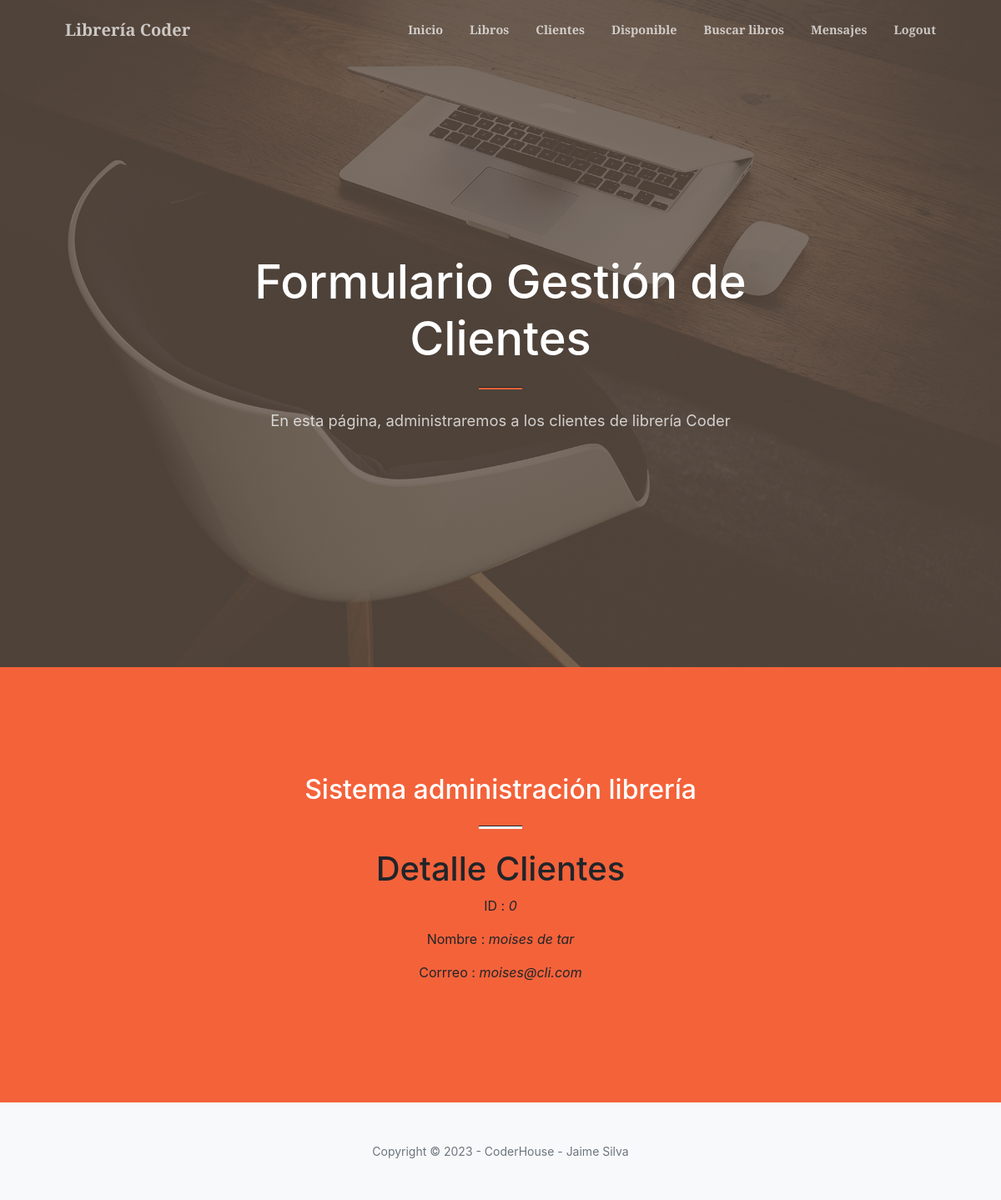
/milibreria/clientes/0 (signed in), run on an earlier commit of the app's database.
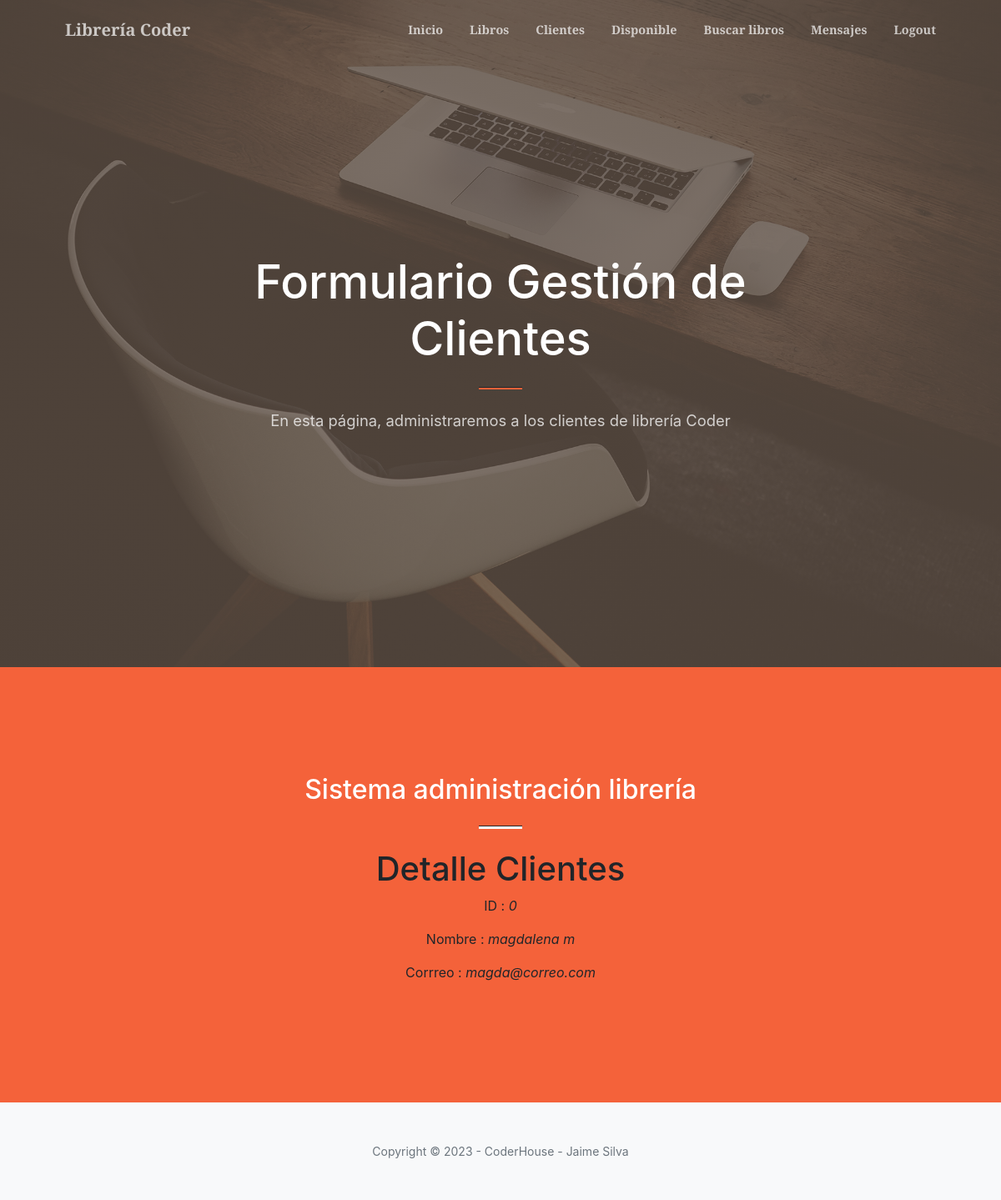
And on a later commit of the database.
### miLibreria/models.py (models this page shows, shortened)
class cliente(models.Model):
    numeroCli = models.AutoField(primary_key=True)
    nombreCli = models.CharField(max_length=200)
    correoCli = models.EmailField(max_length=200)

### miLibreria/views.py (the view)
# urls.py: path('clientes/<pk>', ClienteDetalle.as_view(), name="cliente_detalle"),
class ClienteDetalle(LoginRequiredMixin,DetailView):
    model = cliente
    template_name = 'cliente_detalle.html'

### miLibreria/templates/cliente_detalle.html
{% extends 'padre.html' %}
{% load static %}
{% block titulo %}  Formulario Gestión de Clientes {% endblock titulo %}
{% block descripcion_titulo %} En esta página, administraremos a los clientes de librería Coder {% endblock %}
{% block contenido_que_cambia %}
    <h1>Detalle Clientes</h1>
    <p>ID : <i>{{  cliente.numeroCli }}</i></p>
    <p>Nombre : <i>{{ cliente.nombreCli }}</i></p>
    <p>Corrreo : <i>{{ cliente.correoCli }}</i></p>
{% endblock contenido_que_cambia %}

What changed in the data, as far as the page shows it:
changed cliente id 0: nombreCli "moises de tar" → "magdalena m"; correoCli "moises@cli.com" → "magda@correo.com"
